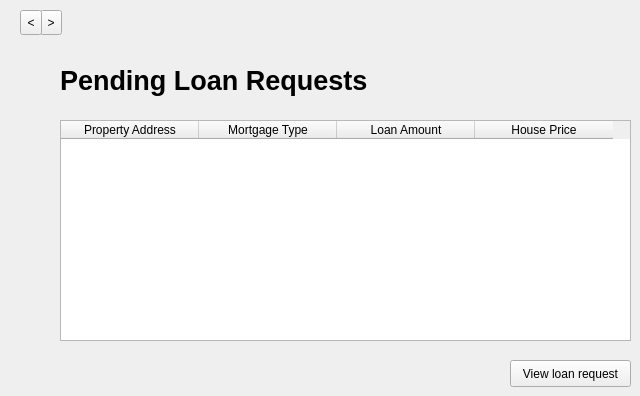
    <widget class="QWidget" name="fiplr1_page">
     <widget class="QToolButton" name="next_2">
      <property name="geometry">
       <rect>
        <x>40</x>
        <y>10</y>
        <width>22</width>
        <height>25</height>
       </rect>
      </property>
      <property name="text">
       <string>&gt;</string>
      </property>
     </widget>
     <widget class="QLabel" name="fiplr1_pending_loan_requests_label">
      <property name="geometry">
       <rect>
        <x>60</x>
        <y>60</y>
        <width>401</width>
        <height>41</height>
       </rect>
      </property>
      <property name="font">
       <font>
        <pointsize>20</pointsize>
        <weight>75</weight>
        <bold>true</bold>
       </font>
      </property>
      <property name="text">
       <string>Pending Loan Requests</string>
      </property>
     </widget>
     <widget class="QTableWidget" name="fiplr1_loan_requests_table">
      <property name="enabled">
       <bool>true</bool>
      </property>
      <property name="geometry">
       <rect>
        <x>60</x>
        <y>120</y>
        <width>571</width>
        <height>221</height>
       </rect>
      </property>
      <property name="maximumSize">
       <size>
        <width>800</width>
        <height>16777215</height>
       </size>
      </property>
      <property name="toolTip">
       <string>&lt;html&gt;&lt;head/&gt;&lt;body&gt;&lt;p&gt;&lt;br/&gt;&lt;/p&gt;&lt;/body&gt;&lt;/html&gt;</string>
      </property>
      <property name="editTriggers">
       <set>QAbstractItemView::NoEditTriggers</set>
      </property>
      <property name="dragEnabled">
       <bool>false</bool>
      </property>
      <property name="selectionMode">
       <enum>QAbstractItemView::SingleSelection</enum>
      </property>
      <property name="selectionBehavior">
       <enum>QAbstractItemView::SelectRows</enum>
      </property>
      <property name="showGrid">
       <bool>false</bool>
      </property>
      <property name="wordWrap">
       <bool>false</bool>
      </property>
      <property name="rowCount">
       <number>0</number>
      </property>
      <attribute name="horizontalHeaderDefaultSectionSize">
       <number>138</number>
      </attribute>
      <attribute name="verticalHeaderDefaultSectionSize">
       <number>30</number>
      </attribute>
      <column>
       <property name="text">
        <string>Property Address</string>
       </property>
       <property name="font">
        <font>
         <kerning>true</kerning>
        </font>
       </property>
      </column>
      <column>
       <property name="text">
        <string>Mortgage Type</string>
       </property>
      </column>
      <column>
       <property name="text">
        <string>Loan Amount</string>
       </property>
      </column>
      <column>
       <property name="text">
        <string>House Price</string>
       </property>
      </column>
     </widget>
     <widget class="QPushButton" name="fiplr1_view_loan_request_pushbutton">
      <property name="geometry">
       <rect>
        <x>510</x>
        <y>360</y>
        <width>121</width>
        <height>27</height>
       </rect>
      </property>
      <property name="text">
       <string>View loan request</string>
      </property>
     </widget>
     <widget class="QToolButton" name="prev_2">
      <property name="geometry">
       <rect>
        <x>20</x>
        <y>10</y>
        <width>22</width>
        <height>25</height>
       </rect>
      </property>
      <property name="text">
       <string>&lt;</string>
      </property>
     </widget>
    </widget>
